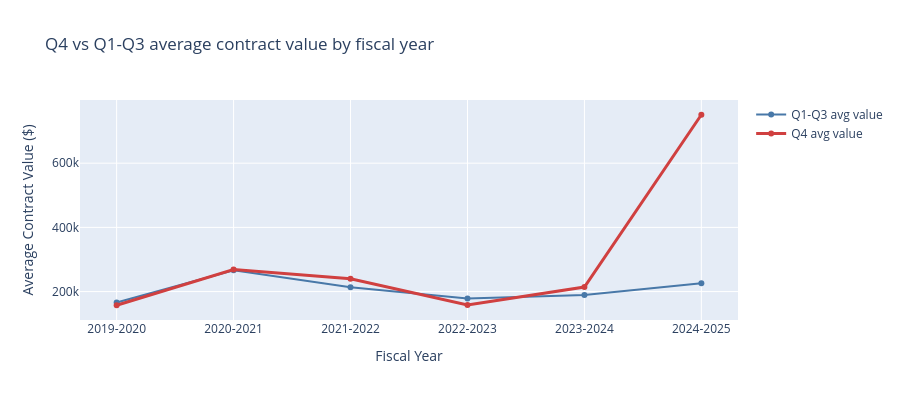

This figure's notebook cell:
### Markdown cell above
Two channels drive the Q4 rush across all scopes: new contracts and amendments. Amendments are consistently more concentrated in Q4 than new contracts, regardless of era. The sole-source rate is also slightly higher in Q4 (post-2019 where the field is available).

### Code cell
# Year-over-year Q4 trend
q4_trend = con.sql("""
    SELECT fiscal_year,
        ROUND(AVG(CASE WHEN quarter='Q4' THEN val END), 0) AS q4_avg_val,
        ROUND(AVG(CASE WHEN quarter!='Q4' THEN val END), 0) AS other_avg_val
    FROM analysis
    WHERE instrument_type = 'C' AND reporting_period >= '2019-2020' AND fiscal_year <= '2024-2025'
    GROUP BY fiscal_year ORDER BY fiscal_year
""").pl().to_pandas()

fig = go.Figure()
fig.add_trace(go.Scatter(x=q4_trend['fiscal_year'], y=q4_trend['other_avg_val'], mode='lines+markers',
    name='Q1-Q3 avg value', line=dict(color='#4878A8', width=2)))
fig.add_trace(go.Scatter(x=q4_trend['fiscal_year'], y=q4_trend['q4_avg_val'], mode='lines+markers',
    name='Q4 avg value', line=dict(color='#D04040', width=3)))
fig.update_layout(title="Q4 vs Q1-Q3 average contract value by fiscal year", yaxis_title="Average Contract Value ($)",
    xaxis_title="Fiscal Year", height=400, hovermode='x unified')
fig.show()

### Figure 1 — Plotly figure (JSON) as saved in the notebook; plotly's stock layout.template omitted (floating-point values rounded to 4 significant figures)
{"data": [{"line": {"color": "#4878A8", "width": 2}, "mode": "lines+markers", "name": "Q1-Q3 avg value", "type": "scatter", "x": ["2019-2020", "2020-2021", "2021-2022", "2022-2023", "2023-2024", "2024-2025"], "y": [165800.0, 266200.0, 213100.0, 178100.0, 189300.0, 225600.0]}, {"line": {"color": "#D04040", "width": 3}, "mode": "lines+markers", "name": "Q4 avg value", "type": "scatter", "x": ["2019-2020", "2020-2021", "2021-2022", "2022-2023", "2023-2024", "2024-2025"], "y": [157400.0, 268800.0, 240200.0, 158300.0, 214100.0, 750900.0]}], "layout": {"height": 400, "hovermode": "x unified", "title": {"text": "Q4 vs Q1-Q3 average contract value by fiscal year"}, "xaxis": {"title": {"text": "Fiscal Year"}}, "yaxis": {"title": {"text": "Average Contract Value ($)"}}}}
